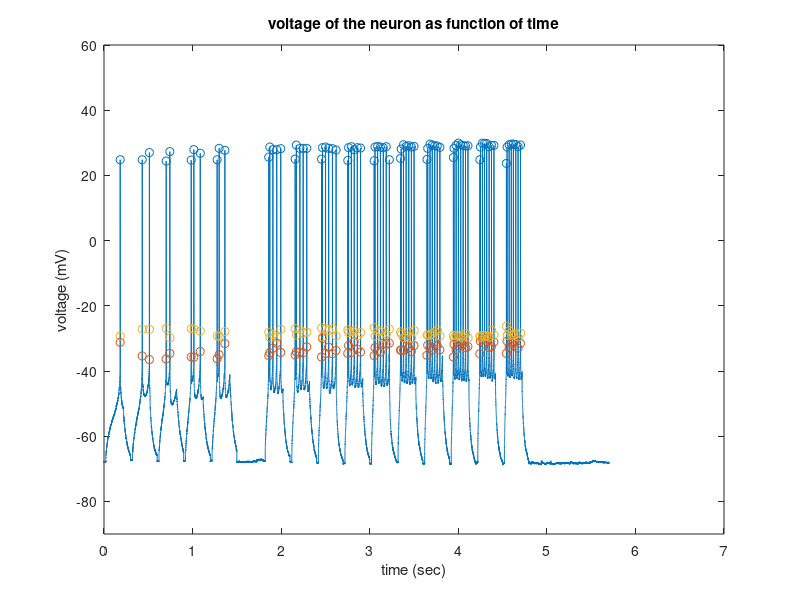

This chart was generated by the following MATLAB code: (Note: this script raises an error after producing the figure.)
clear; close all; clc;
 % Ex - 1


 %% Get the data

load ('S1.mat');
load ('S2.mat');

%% Properties
si = S1;

fs = 10000;      %sampling rate
dt = 1/fs;       %time step
N = length(si);  %number of components in si
t = dt*(1:N);    %time vector
TH = -30;        %threshold
t_cur_step = 0.2; %duration of current step in sec
t_seg = 0.3*fs;   %number of samples in one segment

%% (1)Plot

plot(t,si);
title('voltage of the neuron as function of time')
xlabel('time (sec)');
ylabel('voltage (mV)');
ylim([-90,60]);
xlim([0,7]);
hold

%% (2)Finding the spike times
SaTH = (si > TH);               %logical vector (1 for above the TH)
SaTHdiff = diff (SaTH);         %marks where there are changes in the previous vector

L2H = find(SaTHdiff == 1);      %marks low to high as 1
H2L = find(SaTHdiff == -1);     %marks high to low as -1

LM = zeros(2,length(H2L));      %setting a matrix for the data - 1st row - time in ms, 2nd row - the voltage

for i = 1:length(LM)
    range = L2H(i):H2L(i);      %set the range for the local maxima
    A = si(range);              %take si only in the range 
    [value, index]=max(A);      %extract value and index
    LM(1,i) = range(index);
    LM(2,i) = value;
end

%% (3)Finding the spike rate per segment

seg = (t_seg:t_seg:length(si));     %setting times for segments
SC = zeros(1,length(seg));          %preparing segment count vector



for j = 1:length(SC)
    if j==1
        Dlimit = 0;                             %first segment needs a down limit of 0 (from start)
    else
    Dlimit = seg(j-1);                          %all others using the previous upper limit
    end
    Ulimit = seg(j);                            %setting upper limit for segment
    B = (LM(1,:) > Dlimit & LM(1,:) < Ulimit);  %mark with ones the local maximas only within limits
    SC(j) = sum(B);                             %count number of local max
end 

R = SC/t_cur_step;                              %spikes per second per segment

%% (4) Adjust plot

%scatter L2H, H2L, LM & firring rate
LM_t = LM(1,:)*dt;                      
LL = si(L2H);
MM = si(H2L);

scatter(LM_t,LM(2,:));
scatter(L2H*dt,LL);
scatter(H2L*dt,MM);

a= (t_seg/2:t_seg:N);
R_text = num2str(R);
R_t = split(R_text);
text(a*dt,ones(1,length(SC))*50,R_t);
legend({'voltage', 'local maxima', 'low to high', 'hight to low'},'FontSize',7, 'Location', 'northeastoutside')
text(6.4,50,'\leftarrow firing rate (Hz)', 'FontSize', 7)

%setting figure size
x0=10;
y0=10;
width=1850;
height=400;
set(gcf,'position',[x0,y0,width,height])
